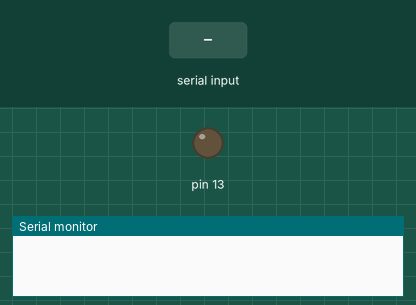
The sketch below on a simulated Arduino Uno, built with avr-gcc and run on an emulated ATmega328P. On the bench: output pins drawn as LEDs (lit = HIGH), the last lines printed to the serial monitor. The inputs (shaded band) are chosen by the test bench.

Above: at 1.2 s.
1.3 s: "1" received over Serial
At 2.5 s:
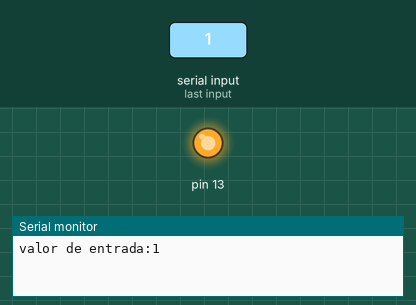
2.8 s: "0" received over Serial
At 3.7 s:
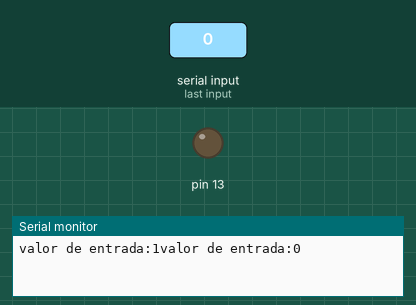
Timing chart, 0 to 5.8 s (numbered marks = the images above; inputs shaded):
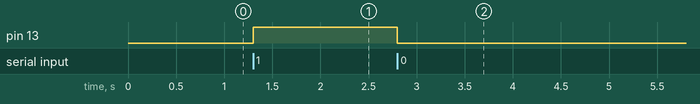

Measured:
- after the input at 1.3 s, pin 13: LOW → HIGH at once
- after the input at 2.8 s, pin 13: HIGH → LOW at once

The sketch:

practica07_bluetooth_.ino
```cpp
char valor_entrada =0;
void setup() {
  Serial.begin(9600);
  pinMode(13,OUTPUT);

}

void loop() {
  if(Serial.available()>0){
    valor_entrada = Serial.read();
    Serial.print("valor de entrada:");
    Serial.print(valor_entrada);

    if (valor_entrada == '1'){
      digitalWrite(13,HIGH);
    }
    else if (valor_entrada == '0'){
      digitalWrite(13,LOW);
    }
  }
}
```
